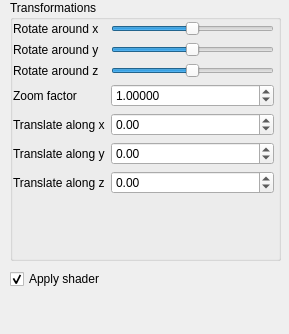
<?xml version="1.0" encoding="UTF-8"?>
<ui version="4.0">
 <class>SideWidget</class>
 <widget class="QWidget" name="SideWidget">
  <property name="geometry">
   <rect>
    <x>0</x>
    <y>0</y>
    <width>289</width>
    <height>334</height>
   </rect>
  </property>
  <property name="sizePolicy">
   <sizepolicy hsizetype="Fixed" vsizetype="Preferred">
    <horstretch>0</horstretch>
    <verstretch>0</verstretch>
   </sizepolicy>
  </property>
  <property name="minimumSize">
   <size>
    <width>269</width>
    <height>0</height>
   </size>
  </property>
  <property name="windowTitle">
   <string>Form</string>
  </property>
  <widget class="QGroupBox" name="groupBox">
   <property name="geometry">
    <rect>
     <x>10</x>
     <y>0</y>
     <width>271</width>
     <height>261</height>
    </rect>
   </property>
   <property name="title">
    <string>Transformations</string>
   </property>
   <widget class="QWidget" name="layoutWidget">
    <property name="geometry">
     <rect>
      <x>3</x>
      <y>21</y>
      <width>261</width>
      <height>230</height>
     </rect>
    </property>
    <layout class="QFormLayout" name="formLayout">
     <item row="0" column="0">
      <widget class="QLabel" name="label">
       <property name="text">
        <string>Rotate around x</string>
       </property>
       <property name="buddy">
        <cstring>rotate_x_slider</cstring>
       </property>
      </widget>
     </item>
     <item row="0" column="1">
      <widget class="QSlider" name="rotate_x_slider">
       <property name="minimum">
        <number>-180</number>
       </property>
       <property name="maximum">
        <number>180</number>
       </property>
       <property name="orientation">
        <enum>Qt::Horizontal</enum>
       </property>
      </widget>
     </item>
     <item row="1" column="0">
      <widget class="QLabel" name="label_2">
       <property name="text">
        <string>Rotate around y</string>
       </property>
       <property name="buddy">
        <cstring>rotate_y_slider</cstring>
       </property>
      </widget>
     </item>
     <item row="1" column="1">
      <widget class="QSlider" name="rotate_y_slider">
       <property name="minimum">
        <number>-180</number>
       </property>
       <property name="maximum">
        <number>180</number>
       </property>
       <property name="orientation">
        <enum>Qt::Horizontal</enum>
       </property>
      </widget>
     </item>
     <item row="2" column="0">
      <widget class="QLabel" name="label_3">
       <property name="text">
        <string>Rotate around z</string>
       </property>
       <property name="buddy">
        <cstring>rotate_z_slider</cstring>
       </property>
      </widget>
     </item>
     <item row="2" column="1">
      <widget class="QSlider" name="rotate_z_slider">
       <property name="minimum">
        <number>-180</number>
       </property>
       <property name="maximum">
        <number>180</number>
       </property>
       <property name="orientation">
        <enum>Qt::Horizontal</enum>
       </property>
      </widget>
     </item>
     <item row="3" column="0">
      <widget class="QLabel" name="label_4">
       <property name="text">
        <string>Zoom factor</string>
       </property>
       <property name="buddy">
        <cstring>zoom_factor_spin_box</cstring>
       </property>
      </widget>
     </item>
     <item row="3" column="1">
      <widget class="QDoubleSpinBox" name="zoom_factor_spin_box">
       <property name="decimals">
        <number>5</number>
       </property>
       <property name="minimum">
        <double>0.000100000000000</double>
       </property>
       <property name="maximum">
        <double>10000.000000000000000</double>
       </property>
       <property name="singleStep">
        <double>0.100000000000000</double>
       </property>
       <property name="value">
        <double>1.000000000000000</double>
       </property>
      </widget>
     </item>
     <item row="4" column="0">
      <widget class="QLabel" name="label_5">
       <property name="text">
        <string>Translate along x</string>
       </property>
       <property name="buddy">
        <cstring>trans_x_spin_box</cstring>
       </property>
      </widget>
     </item>
     <item row="4" column="1">
      <widget class="QDoubleSpinBox" name="trans_x_spin_box">
       <property name="minimum">
        <double>-100.000000000000000</double>
       </property>
       <property name="maximum">
        <double>100.000000000000000</double>
       </property>
       <property name="singleStep">
        <double>0.100000000000000</double>
       </property>
      </widget>
     </item>
     <item row="5" column="0">
      <widget class="QLabel" name="label_6">
       <property name="text">
        <string>Translate along y</string>
       </property>
       <property name="buddy">
        <cstring>trans_y_spin_box</cstring>
       </property>
      </widget>
     </item>
     <item row="5" column="1">
      <widget class="QDoubleSpinBox" name="trans_y_spin_box">
       <property name="minimum">
        <double>-100.000000000000000</double>
       </property>
       <property name="maximum">
        <double>100.000000000000000</double>
       </property>
       <property name="singleStep">
        <double>0.100000000000000</double>
       </property>
      </widget>
     </item>
     <item row="6" column="0">
      <widget class="QLabel" name="label_7">
       <property name="text">
        <string>Translate along z</string>
       </property>
       <property name="buddy">
        <cstring>trans_z_spin_box</cstring>
       </property>
      </widget>
     </item>
     <item row="6" column="1">
      <widget class="QDoubleSpinBox" name="trans_z_spin_box">
       <property name="minimum">
        <double>-100.000000000000000</double>
       </property>
       <property name="maximum">
        <double>100.000000000000000</double>
       </property>
       <property name="singleStep">
        <double>0.100000000000000</double>
       </property>
      </widget>
     </item>
    </layout>
   </widget>
  </widget>
  <widget class="QCheckBox" name="shader_check_box">
   <property name="geometry">
    <rect>
     <x>10</x>
     <y>270</y>
     <width>271</width>
     <height>18</height>
    </rect>
   </property>
   <property name="text">
    <string>Apply shader</string>
   </property>
   <property name="checked">
    <bool>true</bool>
   </property>
  </widget>
 </widget>
 <resources/>
 <connections/>
</ui>
